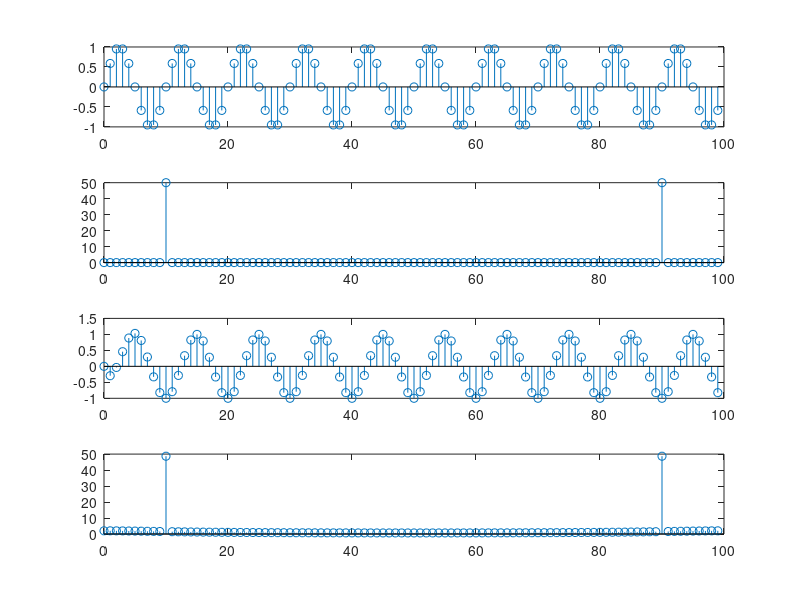

Here is the MATLAB script that generated this plot:
clear;

%% set the all pass filter
num = [-0.5 1];
den = [1 -0.5];


%% sine 10 Hz
f0 = 10;
T = 0.01;
N = 100;

n = 0:1:N-1;
x = sin(2*pi*f0*n*T);

%% plot the sine signal
figure
subplot(4, 1, 1); 
stem(n, x);

%% plot the fft of sine signal
f= n/T/N;
subplot(4, 1, 2);
stem(f, abs(fft(x)));

%% filter of the sine signal
y = filter(num, den, x);
subplot(4, 1, 3);
stem(n, y);


%% abs of the fft(y)

subplot(4, 1, 4);
stem(f, abs(fft(y)));


